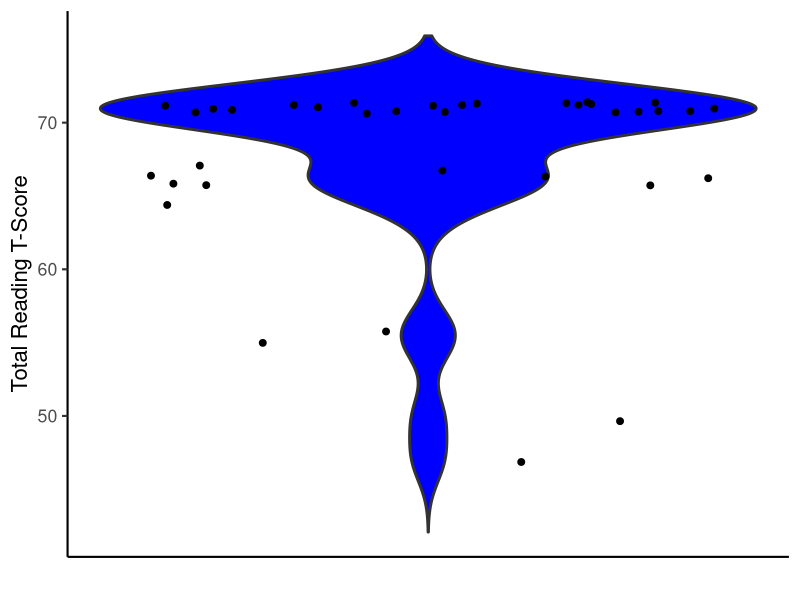

Generate this figure with R:
# Code to create a violin plot 

# Data are reading scores from patients following left-hemisphere tumor resection, published in:
# Kearney, E., Brownsett, S. L., Copland, D. A., Drummond, K. J., Jeffree, R. L., Olson, S., ... & de Zubicaray, G. I. (2023). 
# Relationships between reading performance and regional spontaneous brain activity following surgical removal of primary left-hemisphere tumors: A resting-state fMRI study. 
# Neuropsychologia, 108631.

#  load required package(s)
library(ggplot2)

# read reading scores
scores <- read.csv('readingScores.csv')

# create dummy variable of ones as x-input to ggplot function
scores$dummy <- 1

# set seed to make plot reproducible (geom_jitter uses randomization)
set.seed(3) 

# violin plot code
ggplot(scores, aes(dummy, tpost_cat_read_total)) +
  geom_violin(fill = "blue", trim = FALSE, size = 1) +
  geom_jitter(size = 2) +
  theme_classic(base_size = 16) +
  theme(
    axis.text.x = element_blank(),
    axis.ticks.x = element_blank()) +
  ylab('Total Reading T-Score')  +
  xlab('')
